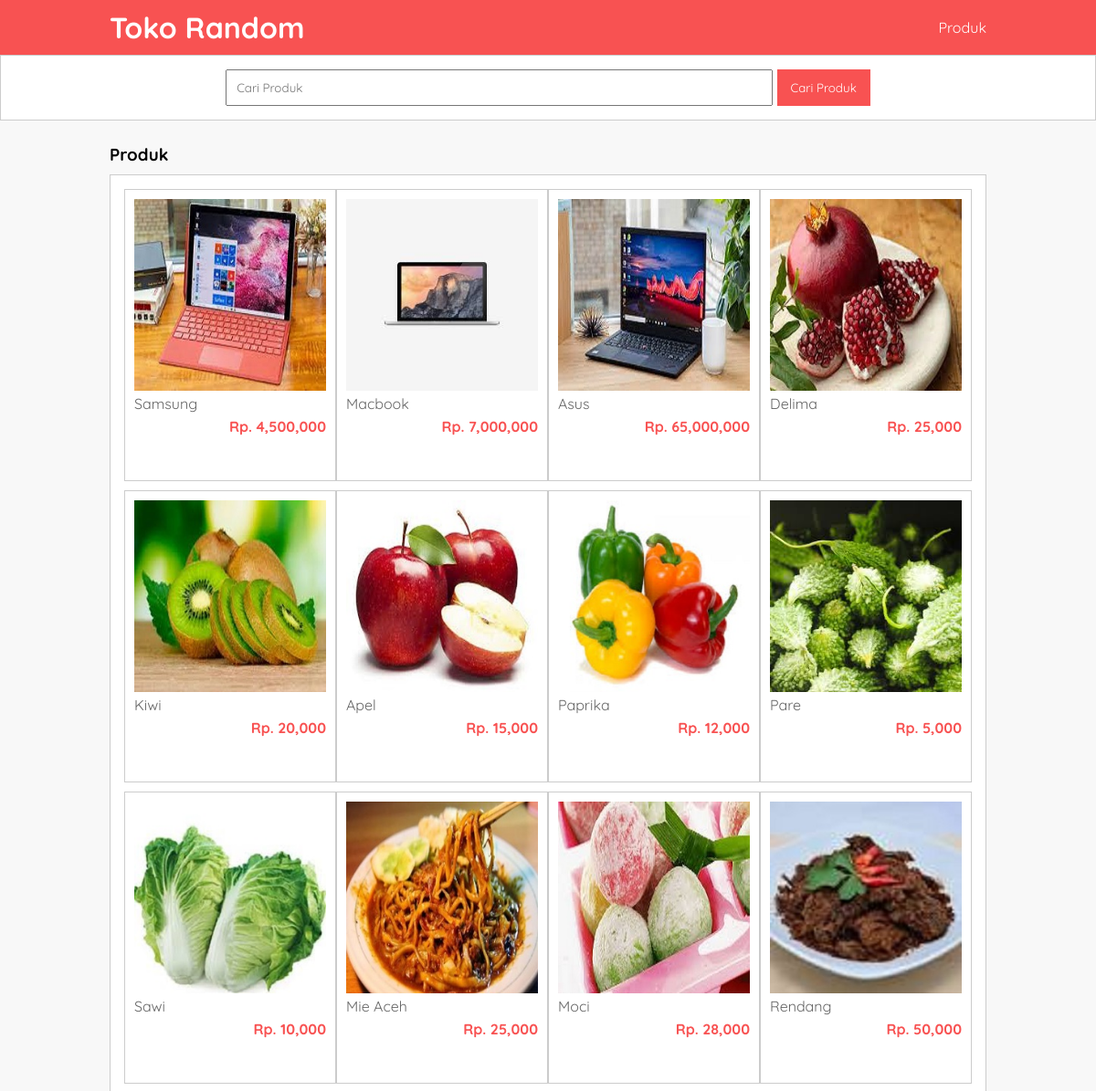
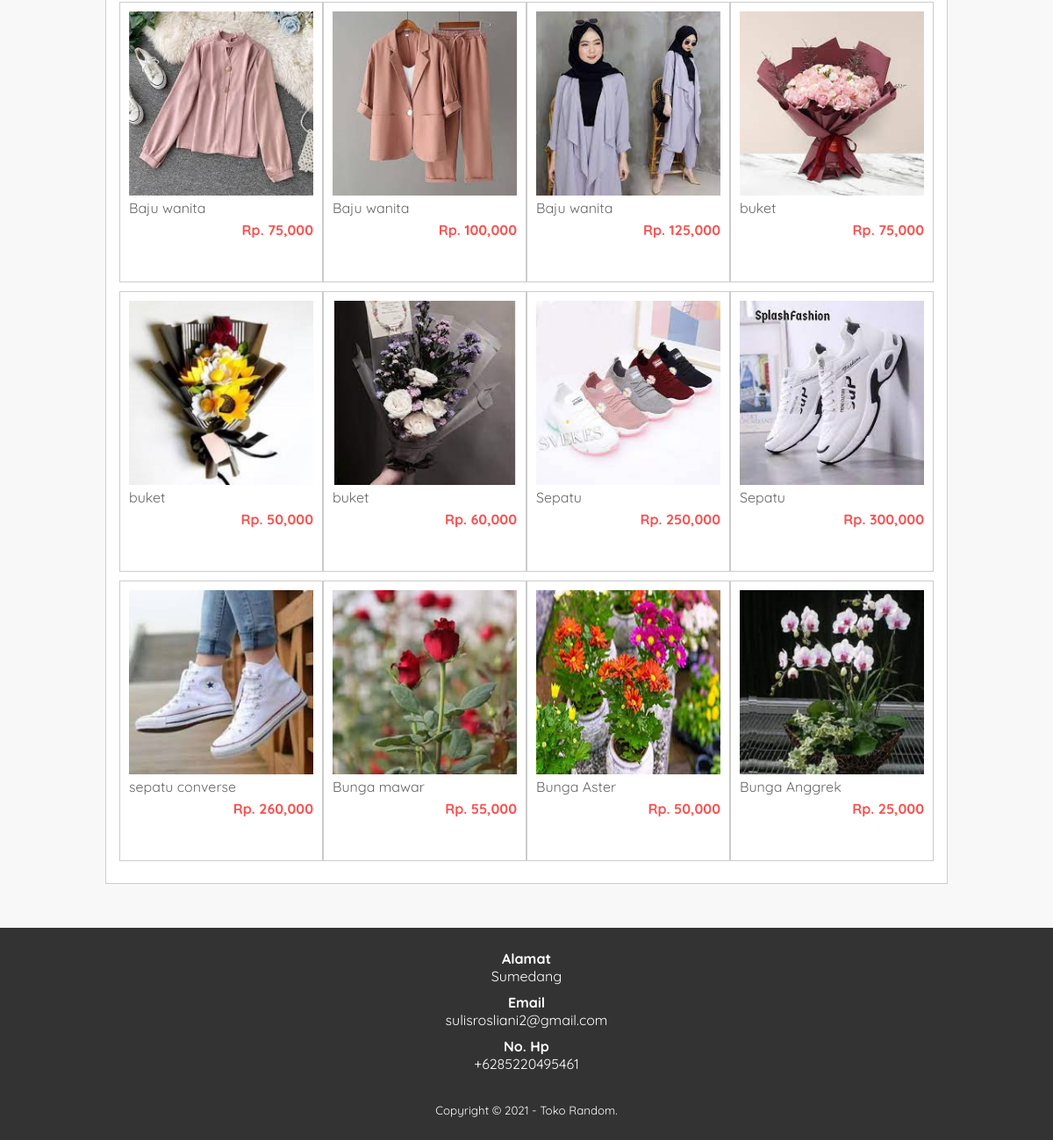
/produk.php, run on the app's committed database (2 pictures, top to bottom).
### tables this page shows
CREATE TABLE `tb_product` (
  `product_id` int(11) NOT NULL,
  `category_id` int(11) NOT NULL,
  `product_name` varchar(100) NOT NULL,
  `product_price` int(11) NOT NULL,
  `product_description` text NOT NULL,
  `product_image` varchar(100) NOT NULL,
  `product_status` tinyint(1) NOT NULL,
  `date_created` timestamp NOT NULL DEFAULT CURRENT_TIMESTAMP
);

### produk.php (the view, shortened to what this page needs)
<?php
    include 'db.php';
    $kontak = mysqli_query($conn, "SELECT admin_telp, admin_email, admin_address FROM tb_admin
        WHERE admin_id = 1");
    $a = mysqli_fetch_object($kontak);
?>
<!DOCTYPE html>
<html lang="en">
<head>
    <link rel="stylesheet" type="text/css" href="css/style.css">
</head>
<body>
    <header>
        <div class="container">
            <h1><a href="index.php">Toko Random</a></h1>
            <ul>
                <li><a href="produk.php">Produk</a></li>
            </ul>
        </div>
    </header>
    <div class="search">
        <div class="container">
            <form action="produk.php">
                <input type="text" name="search" placeholder="Cari Produk" value="<?php echo $_GET['search'] ?>"
                >
                <input type="submit" name="cari" value="Cari Produk">
            </form>
        </div>
    </div>
    <div class="section">
        <div class="container">
            <h3>Produk</h3>
            <div class="box">
                <?php
                    $produk = mysqli_query($conn, "SELECT * FROM tb_product WHERE product_status = 1 $where ORDER BY product_id DESC");
                    if(mysqli_num_rows($produk) > 0){
                        while($p = mysqli_fetch_array($produk)){
                ?>
                        <a href="detail-produk.php?id=<?php echo $p['product_id'] ?>">
                            <div class="col-4">
                                <img src="produk/<?php echo $p['product_image'] ?>">
                                <p class="nama"><?php echo $p['product_name'] ?></p>
                                <p class="harga">Rp. <?php echo number_format($p['product_price']) ?></p>
                            </div>
                        </a>
                        <?php }}else{ ?>
                            <p>Produk tidak ada</p>
                        <?php } ?>
            </div>
        </div>
    </div>
    <div class="footer">
        <div class="container">
            <h4>Alamat</h4>
            <p><?php echo $a->admin_address ?></p>
            <h4>Email</h4>
            <p><?php echo $a->admin_email ?></p>
            <h4>No. Hp</h4>
            <p><?php echo $a->admin_telp ?></p>
            <small>Copyright &copy; 2021 - Toko Random.</small>
        </div>
    </div>
</body>
</html>

### css/style.css (style rules this page uses)
* { padding: 0; margin: 0; font-family: 'Quicksand', sans-serif; }
body { background-color: #f8f8f8; }
a { color: inherit; text-decoration: none; }
header { background-color: #F85252; color: #fff; }
header h1 { float: left; padding: 10px 0; }
header ul { float: right; }
header ul li { display: inline-block; }
header ul li a { padding: 20px 0 20px 15px; display: inline-block; }
.container { width: 80%; margin: 0 auto; }
.container:after { content: ''; display: block; clear: both; }
.section { padding: 25px 0; }
.box { background-color: #fff; border: 1px solid #ccc; padding: 15px; box-sizing: border-box; margin: 10px 0 25px 0; }
.box:after { content: ''; display: block; clear: both; }
.search { padding: 15px 0; background-color: #fff; border: 1px solid #ccc; text-align: center; }
.search input[type=text] { width: 60%; padding: 10px; }
.search input[type=submit] { padding: 12px 15px; background-color: #F85252; color: #fff; border: none; cursor: pointer; }
.col-4 { width: 25%; height: 320px; border: 1px solid #ccc; float: left; padding: 10px; box-sizing: border-box; margin-bottom: 10px; }
.col-4 img { width: 100%; }
.col-4 .nama { color: #666; margin-bottom: 5px; }
.col-4 .harga { font-weight: bold; color: #F85252; float: right; }
.footer { padding: 25px 0; background-color: #333; color: #fff; text-align: center; }
.footer p { margin-bottom: 10px; }
.footer small { margin-top: 25px; display: inline-block; }

### data on the page
tb_product: product_image (picture), product_name "Samsung", product_price "4,500,000"
tb_product: product_image (picture), product_name "Macbook", product_price "7,000,000"
tb_product: product_image (picture), product_name "Asus", product_price "65,000,000"
tb_product: product_image (picture), product_name "Delima", product_price "25,000"
tb_product: product_image (picture), product_name "Kiwi", product_price "20,000"
tb_product: product_image (picture), product_name "Apel", product_price "15,000"
tb_product: product_image (picture), product_name "Paprika", product_price "12,000"
tb_product: product_image (picture), product_name "Pare", product_price "5,000"
tb_product: product_image (picture), product_name "Sawi", product_price "10,000"
tb_product: product_image (picture), product_name "Mie Aceh", product_price "25,000"
tb_product: product_image (picture), product_name "Moci", product_price "28,000"
tb_product: product_image (picture), product_name "Rendang", product_price "50,000"
tb_product: product_image (picture), product_name "Baju wanita", product_price "75,000"
tb_product: product_image (picture), product_name "Baju wanita", product_price "100,000"
tb_product: product_image (picture), product_name "Baju wanita", product_price "125,000"
tb_product: product_image (picture), product_name "buket", product_price "75,000"
tb_product: product_image (picture), product_name "buket", product_price "50,000"
tb_product: product_image (picture), product_name "buket", product_price "60,000"
tb_product: product_image (picture), product_name "Sepatu", product_price "250,000"
tb_product: product_image (picture), product_name "Sepatu", product_price "300,000"
tb_product: product_image (picture), product_name "sepatu converse", product_price "260,000"
tb_product: product_image (picture), product_name "Bunga mawar", product_price "55,000"
tb_product: product_image (picture), product_name "Bunga Aster", product_price "50,000"
tb_product: product_image (picture), product_name "Bunga Anggrek", product_price "25,000"

### other printed values
$a->admin_address "Sumedang"
$a->admin_email "sulisrosliani2@gmail.com"
$a->admin_telp "+6285220495461"
